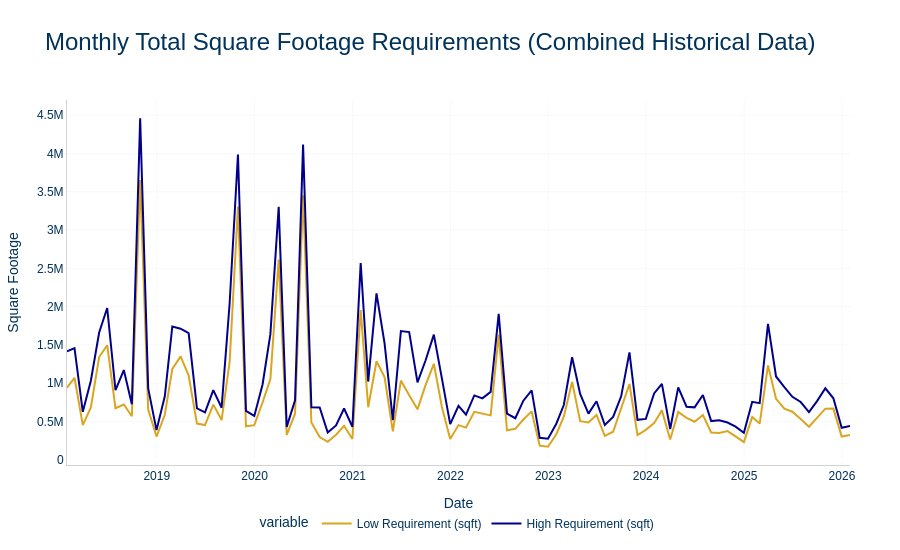

The code cell stored with this chart in its notebook:
### Markdown cell above
## Chart 1: Total SF Requirements (Low/High)

### Code cell
fig1 = px.line(    monthly_data,    x='date',    y=['sf_low_sum', 'sf_high_sum'],    title='Monthly Total Square Footage Requirements (Combined Historical Data)',    labels={        'value': 'Square Footage',        'date': 'Date',        'sf_low_sum': 'Low Requirement (sqft)',        'sf_high_sum': 'High Requirement (sqft)'    },    color_discrete_sequence=[COLORS['orange'], COLORS['blue']])# Manually update the legend names if necessaryfor i, trace_name in enumerate(['Low Requirement (sqft)', 'High Requirement (sqft)']):    fig1.data[i].name = trace_namefig1.update_layout(    plot_bgcolor=COLORS['background'],    paper_bgcolor=COLORS['background'],    font=dict(family=AQUILA_FONT, size=12, color=AQUILA_COLORS[0]),    title={'font': dict(family=AQUILA_FONT, size=24, color=AQUILA_COLORS[0])},    xaxis=dict(        gridcolor=COLORS['light_gray'],        showgrid=True,        showline=True,        linecolor='lightgrey'    ),    yaxis=dict(        gridcolor=COLORS['light_gray'],        showline=True,        linecolor='lightgrey'    ),    legend=dict(        orientation="h",        yanchor="bottom",        y=-0.2,        xanchor="center",        x=0.5    ),    margin=dict(t=100, b=50, l=50, r=50),    height=550  # Increase the chart height here (default ~450))fig1.write_html('charts/office/requirements_sf_total.html')print('✓ Saved charts/office/requirements_sf_total.html')fig1.show()
